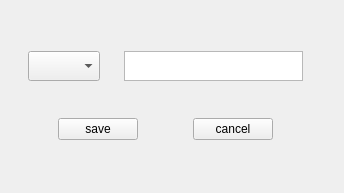
<?xml version="1.0" encoding="UTF-8"?>
<ui version="4.0">
 <class>Form</class>
 <widget class="QWidget" name="Form">
  <property name="geometry">
   <rect>
    <x>0</x>
    <y>0</y>
    <width>344</width>
    <height>193</height>
   </rect>
  </property>
  <property name="windowTitle">
   <string>Form</string>
  </property>
  <widget class="QWidget" name="">
   <property name="geometry">
    <rect>
     <x>10</x>
     <y>20</y>
     <width>311</width>
     <height>151</height>
    </rect>
   </property>
   <layout class="QVBoxLayout" name="verticalLayout">
    <item>
     <layout class="QHBoxLayout" name="horizontalLayout">
      <item>
       <spacer name="horizontalSpacer_2">
        <property name="orientation">
         <enum>Qt::Horizontal</enum>
        </property>
        <property name="sizeHint" stdset="0">
         <size>
          <width>40</width>
          <height>20</height>
         </size>
        </property>
       </spacer>
      </item>
      <item>
       <widget class="ComboBox" name="ActionChooseBox">
        <property name="maximumSize">
         <size>
          <width>160</width>
          <height>30</height>
         </size>
        </property>
       </widget>
      </item>
      <item>
       <spacer name="horizontalSpacer">
        <property name="orientation">
         <enum>Qt::Horizontal</enum>
        </property>
        <property name="sizeHint" stdset="0">
         <size>
          <width>40</width>
          <height>20</height>
         </size>
        </property>
       </spacer>
      </item>
      <item>
       <widget class="LineEdit" name="ActionEdit">
        <property name="minimumSize">
         <size>
          <width>150</width>
          <height>0</height>
         </size>
        </property>
        <property name="maximumSize">
         <size>
          <width>200</width>
          <height>30</height>
         </size>
        </property>
       </widget>
      </item>
      <item>
       <spacer name="horizontalSpacer_3">
        <property name="orientation">
         <enum>Qt::Horizontal</enum>
        </property>
        <property name="sizeHint" stdset="0">
         <size>
          <width>40</width>
          <height>20</height>
         </size>
        </property>
       </spacer>
      </item>
     </layout>
    </item>
    <item>
     <layout class="QHBoxLayout" name="horizontalLayout_2">
      <item>
       <spacer name="horizontalSpacer_4">
        <property name="orientation">
         <enum>Qt::Horizontal</enum>
        </property>
        <property name="sizeHint" stdset="0">
         <size>
          <width>40</width>
          <height>20</height>
         </size>
        </property>
       </spacer>
      </item>
      <item>
       <widget class="FilledPushButton" name="SaveButton">
        <property name="text">
         <string>save</string>
        </property>
       </widget>
      </item>
      <item>
       <spacer name="horizontalSpacer_5">
        <property name="orientation">
         <enum>Qt::Horizontal</enum>
        </property>
        <property name="sizeHint" stdset="0">
         <size>
          <width>40</width>
          <height>20</height>
         </size>
        </property>
       </spacer>
      </item>
      <item>
       <widget class="FilledPushButton" name="CancelButton">
        <property name="text">
         <string>cancel</string>
        </property>
       </widget>
      </item>
      <item>
       <spacer name="horizontalSpacer_6">
        <property name="orientation">
         <enum>Qt::Horizontal</enum>
        </property>
        <property name="sizeHint" stdset="0">
         <size>
          <width>40</width>
          <height>20</height>
         </size>
        </property>
       </spacer>
      </item>
     </layout>
    </item>
   </layout>
  </widget>
 </widget>
 <customwidgets>
  <customwidget>
   <class>FilledPushButton</class>
   <extends>QPushButton</extends>
   <header>qmaterialwidgets</header>
  </customwidget>
  <customwidget>
   <class>LineEdit</class>
   <extends>QTextEdit</extends>
   <header>qfluentwidgets</header>
  </customwidget>
  <customwidget>
   <class>ComboBox</class>
   <extends>QComboBox</extends>
   <header>qfluentwidgets</header>
  </customwidget>
 </customwidgets>
 <resources/>
 <connections/>
</ui>
